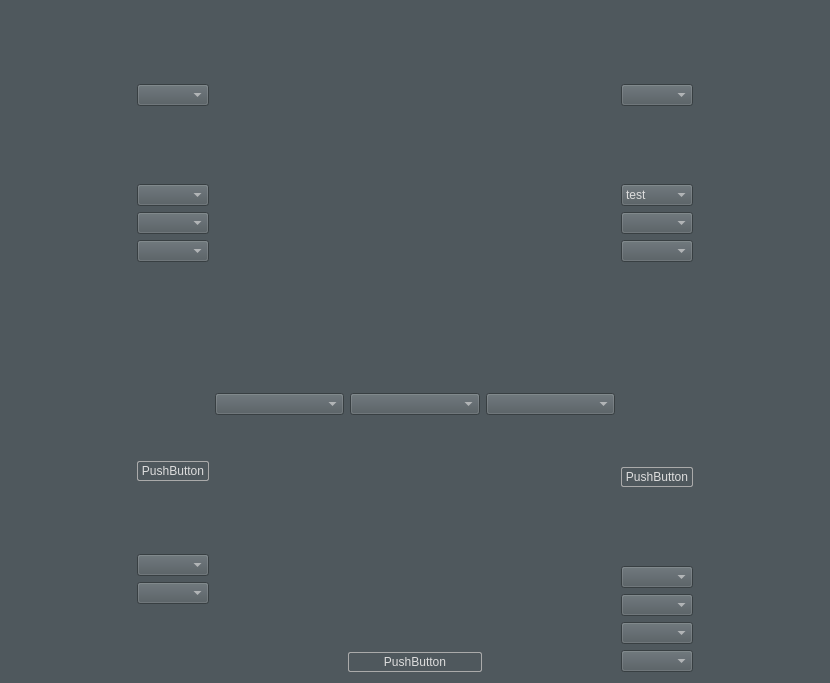
<?xml version="1.0" encoding="UTF-8"?>
<ui version="4.0">
 <class>Form</class>
 <widget class="QWidget" name="Form">
  <property name="geometry">
   <rect>
    <x>0</x>
    <y>0</y>
    <width>830</width>
    <height>683</height>
   </rect>
  </property>
  <property name="windowTitle">
   <string>Form</string>
  </property>
  <property name="styleSheet">
   <string notr="true">/* -*- css -*- */
QWidget {
	color: #dddddd;
	background-color: #4f585d;
	selection-background-color:#42abdd;
	selection-color: black;
	background-clip: border;
	border-image: none;
	outline: 0;
	font-family: &quot;Droid Sans&quot;, Arial;
}
QWidget:disabled {
	color: #404550;
	background-color: #4f585d;
}
QLineEdit {
	color: #dddddd;
	background-color: #1f2833;
	padding: 2px;
	border-style: solid;
	border: 1px solid #404550;
	border-radius: 2px;
	font-family: &quot;Droid Sans Mono&quot;, Consolas, Monospace;
}
QComboBox:editable {
	color: #000000;
	background-color: #e5e5f0;
}
QTextEdit {
	color: #dddddd;
	background-color: #1f2833;
	border: 1px solid #404550;
}
QPlainTextEdit {
	color: #dddddd;
	background-color: #1f2833;
	border-radius: 2px;
	border: 1px solid #404550;
}
QGroupBox {
	border:1px solid #404550;
	border-radius: 2px;
	margin-top: 2ex;
}
QGroupBox::title {
	subcontrol-origin: margin;
	subcontrol-position: top center;
	padding-left: 10px;
	padding-right: 10px;
}
QPushButton {
	border:1px solid #aaaaaa;
	border-radius: 2px;
	background: transparent;
	padding: 2px;
}
QPushButton:hover {
	border: 1px solid #cccccc;
}
QPushButton:pressed {
	border: 1px solid #42abdd;
}
QPushButton:focus {
	border: 1px solid #42abdd;
}
QToolButton {
	border:1px solid #aaaaaa;
	border-radius: 2px;
	background: transparent;
	padding: 2px;
}
QToolButton:hover {
	border: 1px solid #cccccc;
}
QToolButton:pressed {
	border: 1px solid #42abdd;
}
QToolButton:focus {
	border: 1px solid #42abdd;
}
QProgressBar:horizontal {
	border: 1px solid #404550;
	text-align: center;
	padding: 1px;
	background: #1f2833;
	height: 1.1em;
}
QProgressBar::chunk:horizontal {
	background-color: #42abdd;
}
QScrollBar:vertical {
	border: 1px solid #404550;
	border-radius: 2px;
	background: #1f2833;
	width: 10px;
	margin: 0;
}
QScrollBar::handle:vertical {
	border: none;
	border-radius: 2px;
	background: #42abdd;
	min-height: 20px;
}
QScrollBar::add-line:vertical {
	border: none;
	background: none;
	height: 0;
	subcontrol-position: bottom;
	subcontrol-origin: margin;
}
QScrollBar::sub-line:vertical {
	border: none;
	background: none;
	height: 0;
	subcontrol-position: top;
	subcontrol-origin: margin;
}
QScrollBar::up-arrow:vertical, QScrollBar::down-arrow:vertical {
	border: none;
	width: 0;
	height: 0;
	background: none;
}
QScrollBar::add-page:vertical, QScrollBar::sub-page:vertical {
	background: none;
}
QScrollBar:horizontal {
	border: 1px solid #404550;
	border-radius: 2px;
	background: #1f2833;
	height: 10px;
	margin: 0;
}
QScrollBar::handle:horizontal {
	border: none;
	border-radius: 2px;
	background: #42abdd;
	min-width: 20px;
}
QScrollBar::add-line:horizontal {
	border: none;
	background: none;
	width: 0;
	subcontrol-position: right;
	subcontrol-origin: margin;
}
QScrollBar::sub-line:horizontal {
	border: none;
	background: none;
	width: 0;
	subcontrol-position: left;
	subcontrol-origin: margin;
}
QScrollBar::left-arrow:horizontal, QScrollBar::right-arrow:horizontal {
	border: none;
	width: 0;
	height: 0;
	background: none;
}
QScrollBar::add-page:horizontal, QScrollBar::sub-page:horizontal {
	background: none;
}
QTabWidget:focus, QCheckBox:focus, QRadioButton:focus {
	border: none;
}
QTabWidget::pane {
	border: 1px solid #404550;
}
QTabBar::tab:top {
	border: 1px solid #404550;
	margin: 0;
	padding-left: 5px;
	padding-right: 5px;
	padding-top: 3px;
	padding-bottom: 2px;
	border-top-left-radius: 2px;
	border-top-right-radius: 2px;
}
QTabBar::tab:bottom {
	border: 1px solid #404550;
	margin: 0;
	padding-left: 5px;
	padding-right: 5px;
	padding-top: 3px;
	padding-bottom: 2px;
	border-bottom-left-radius: 2px;
	border-bottom-right-radius: 2px;
}
QTabBar::tab:top:last, QTabBar::tab:bottom:last {
}
QTabBar::tab:top:first:!selected, QTabBar::tab:bottom:first:!selected {
}
QTabBar::tab:top:!selected {
	color: #cccccc;
	background-color: #41484d;
}
QTabBar::tab:top:selected {
	border: 1px solid #42abdd;
	color: #ffffff;
}
QTabBar::tab:bottom:!selected {
	color: #cccccc;
	background-color: #41484d;
}
QTabBar::tab:bottom:selected {
	border: 1px solid #42abdd;
	color: #ffffff;
}
QTabBar::tab:left {
	border: 1px solid #404550;
	margin: 0;
	padding-left: 3px;
	padding-right: 2px;
	padding-top: 5px;
	padding-bottom: 5px;
	border-top-right-radius: 2px;
	border-bottom-right-radius: 2px;
}
QTabBar::tab:right {
	border: 1px solid #404550;
	margin: 0;
	padding-left: 3px;
	padding-right: 2px;
	padding-top: 5px;
	padding-bottom: 5px;
	border-top-left-radius: 2px;
	border-bottom-left-radius: 2px;
}
QTabBar::tab:left:!selected {
	color: #cccccc;
	background-color: #41484d;
}
QTabBar::tab:left:selected {
	border: 1px solid #42abdd;
	color: #ffffff;
}
QTabBar::tab:right:!selected {
	color: #cccccc;
	background-color: #41484d;
}
QTabBar::tab:right:selected {
	border: 1px solid #42abdd;
	color: #ffffff;
}
QCheckBox {
	outline: none;
	border: none;
}
QCheckBox::indicator {
	background-color: #1f2833;
	border-style: solid;
	border: 2px solid #1f2833;
	border-radius: 2px;
	width: 10px;
	height: 10px;
}
QCheckBox::indicator:pressed {
	border: 2px solid #1f2833;
	background-color: #42abdd;
}
QCheckBox::indicator:checked {
	border: 2px solid #1f2833;
	background-color: #42abdd;
}
QCheckBox::indicator:focus {
	border: 2px solid #c0c5d0;
}
QToolTip {
	color: #dddddd;
	background-color: #1f2833;
	border-radius: 2px;
	border: 1px solid #42abdd;
}

QComboBox[editable=&quot;false&quot;] {
	border:1px solid #aaaaaa;
	border-radius: 2px;
	padding-left: 2px;
	padding-right: 22px;
	padding-top: 2px;
	padding-bottom: 2px;
}
QComboBox[editable=&quot;false&quot;]:hover {
	border:1px solid #cccccc;
}
QComboBox[editable=&quot;false&quot;]:on {
	border:1px solid #42abdd;
}
QComboBox[editable=&quot;false&quot;]::drop-down {
	subcontrol-origin: padding;
	subcontrol-position: top right;
	width: 13px;
	border-left-style: solid;
	border-left-color: #aaaaaa;
	border-left-width: 1px;
}
QComboBox[editable=&quot;false&quot;]::drop-down:hover {
	border-left-color: #cccccc;
}
QComboBox[editable=&quot;false&quot;]::drop-down:on {
	border-left-color: #42abdd;
}
QComboBox[editable=&quot;false&quot;]::down-arrow {
	subcontrol-origin: content;
	subcontrol-position: center;
	position: relative;
	image: url(res/down-gray.svg);
	width: 10px;
	height: 10px;	
}

QComboBox[editable=&quot;false&quot;]::down-arrow:on {
	position: relative;
	image: url(res/down-blue.svg);
}
QListView {
	border:1px solid #42abdd;
}
</string>
  </property>
  <layout class="QHBoxLayout" name="horizontalLayout_5">
   <item>
    <spacer name="horizontalSpacer_18">
     <property name="orientation">
      <enum>Qt::Horizontal</enum>
     </property>
     <property name="sizeHint" stdset="0">
      <size>
       <width>98</width>
       <height>20</height>
      </size>
     </property>
    </spacer>
   </item>
   <item>
    <layout class="QVBoxLayout" name="verticalLayout_6">
     <item>
      <layout class="QHBoxLayout" name="horizontalLayout_3">
       <item>
        <layout class="QVBoxLayout" name="verticalLayout_2">
         <item>
          <spacer name="verticalSpacer_9">
           <property name="orientation">
            <enum>Qt::Vertical</enum>
           </property>
           <property name="sizeHint" stdset="0">
            <size>
             <width>20</width>
             <height>73</height>
            </size>
           </property>
          </spacer>
         </item>
         <item>
          <widget class="QComboBox" name="comboBox_16"/>
         </item>
         <item>
          <spacer name="verticalSpacer">
           <property name="orientation">
            <enum>Qt::Vertical</enum>
           </property>
           <property name="sizeHint" stdset="0">
            <size>
             <width>20</width>
             <height>72</height>
            </size>
           </property>
          </spacer>
         </item>
         <item>
          <widget class="QComboBox" name="comboBox_10"/>
         </item>
         <item>
          <widget class="QComboBox" name="comboBox_9"/>
         </item>
         <item>
          <widget class="QComboBox" name="comboBox_15"/>
         </item>
        </layout>
       </item>
       <item>
        <widget class="QWidget" name="widget_2" native="true">
         <property name="sizePolicy">
          <sizepolicy hsizetype="MinimumExpanding" vsizetype="MinimumExpanding">
           <horstretch>0</horstretch>
           <verstretch>0</verstretch>
          </sizepolicy>
         </property>
         <property name="minimumSize">
          <size>
           <width>400</width>
           <height>225</height>
          </size>
         </property>
         <property name="styleSheet">
          <string notr="true">QWidget{ 
	background: url(res/sc-back.svg);
	background-position: center center;
	background-repeat: no-repeat;
} 
</string>
         </property>
        </widget>
       </item>
       <item>
        <layout class="QVBoxLayout" name="verticalLayout_3">
         <item>
          <spacer name="verticalSpacer_10">
           <property name="orientation">
            <enum>Qt::Vertical</enum>
           </property>
           <property name="sizeHint" stdset="0">
            <size>
             <width>20</width>
             <height>73</height>
            </size>
           </property>
          </spacer>
         </item>
         <item>
          <widget class="QComboBox" name="comboBox_6"/>
         </item>
         <item>
          <spacer name="verticalSpacer_2">
           <property name="orientation">
            <enum>Qt::Vertical</enum>
           </property>
           <property name="sizeHint" stdset="0">
            <size>
             <width>20</width>
             <height>72</height>
            </size>
           </property>
          </spacer>
         </item>
         <item>
          <widget class="QComboBox" name="comboBox_8">
           <item>
            <property name="text">
             <string>test</string>
            </property>
           </item>
           <item>
            <property name="text">
             <string>test</string>
            </property>
           </item>
          </widget>
         </item>
         <item>
          <widget class="QComboBox" name="comboBox_7"/>
         </item>
         <item>
          <widget class="QComboBox" name="comboBox_17"/>
         </item>
        </layout>
       </item>
      </layout>
     </item>
     <item>
      <spacer name="verticalSpacer_6">
       <property name="orientation">
        <enum>Qt::Vertical</enum>
       </property>
       <property name="sizeHint" stdset="0">
        <size>
         <width>20</width>
         <height>36</height>
        </size>
       </property>
      </spacer>
     </item>
     <item>
      <layout class="QHBoxLayout" name="horizontalLayout_4">
       <item>
        <layout class="QVBoxLayout" name="verticalLayout_4">
         <item>
          <spacer name="verticalSpacer_4">
           <property name="orientation">
            <enum>Qt::Vertical</enum>
           </property>
           <property name="sizeHint" stdset="0">
            <size>
             <width>20</width>
             <height>40</height>
            </size>
           </property>
          </spacer>
         </item>
         <item>
          <widget class="QPushButton" name="pushButton">
           <property name="text">
            <string>PushButton</string>
           </property>
          </widget>
         </item>
         <item>
          <spacer name="verticalSpacer_3">
           <property name="orientation">
            <enum>Qt::Vertical</enum>
           </property>
           <property name="sizeHint" stdset="0">
            <size>
             <width>20</width>
             <height>60</height>
            </size>
           </property>
          </spacer>
         </item>
         <item>
          <widget class="QComboBox" name="comboBox_18"/>
         </item>
         <item>
          <widget class="QComboBox" name="comboBox_19"/>
         </item>
         <item>
          <spacer name="verticalSpacer_8">
           <property name="orientation">
            <enum>Qt::Vertical</enum>
           </property>
           <property name="sizeHint" stdset="0">
            <size>
             <width>20</width>
             <height>60</height>
            </size>
           </property>
          </spacer>
         </item>
        </layout>
       </item>
       <item>
        <layout class="QVBoxLayout" name="verticalLayout">
         <item>
          <layout class="QHBoxLayout" name="horizontalLayout">
           <item>
            <widget class="QComboBox" name="comboBox_5">
             <property name="sizePolicy">
              <sizepolicy hsizetype="Expanding" vsizetype="Fixed">
               <horstretch>0</horstretch>
               <verstretch>0</verstretch>
              </sizepolicy>
             </property>
            </widget>
           </item>
           <item>
            <widget class="QComboBox" name="comboBox_12">
             <property name="sizePolicy">
              <sizepolicy hsizetype="Expanding" vsizetype="Fixed">
               <horstretch>0</horstretch>
               <verstretch>0</verstretch>
              </sizepolicy>
             </property>
            </widget>
           </item>
           <item>
            <widget class="QComboBox" name="comboBox">
             <property name="sizePolicy">
              <sizepolicy hsizetype="Expanding" vsizetype="Fixed">
               <horstretch>0</horstretch>
               <verstretch>0</verstretch>
              </sizepolicy>
             </property>
            </widget>
           </item>
          </layout>
         </item>
         <item>
          <widget class="QWidget" name="widget_3" native="true">
           <property name="sizePolicy">
            <sizepolicy hsizetype="MinimumExpanding" vsizetype="MinimumExpanding">
             <horstretch>0</horstretch>
             <verstretch>0</verstretch>
            </sizepolicy>
           </property>
           <property name="minimumSize">
            <size>
             <width>400</width>
             <height>225</height>
            </size>
           </property>
           <property name="styleSheet">
            <string notr="true">QWidget{ 
	background: url(res/sc-front.svg);
	background-position: center center;
	background-repeat: no-repeat;
} 
</string>
           </property>
          </widget>
         </item>
         <item>
          <layout class="QHBoxLayout" name="horizontalLayout_2">
           <item>
            <spacer name="horizontalSpacer_4">
             <property name="orientation">
              <enum>Qt::Horizontal</enum>
             </property>
             <property name="sizeType">
              <enum>QSizePolicy::Expanding</enum>
             </property>
             <property name="sizeHint" stdset="0">
              <size>
               <width>110</width>
               <height>20</height>
              </size>
             </property>
            </spacer>
           </item>
           <item>
            <widget class="QPushButton" name="pushButton_3">
             <property name="sizePolicy">
              <sizepolicy hsizetype="MinimumExpanding" vsizetype="Fixed">
               <horstretch>0</horstretch>
               <verstretch>0</verstretch>
              </sizepolicy>
             </property>
             <property name="text">
              <string>PushButton</string>
             </property>
            </widget>
           </item>
           <item>
            <spacer name="horizontalSpacer_5">
             <property name="orientation">
              <enum>Qt::Horizontal</enum>
             </property>
             <property name="sizeType">
              <enum>QSizePolicy::Expanding</enum>
             </property>
             <property name="sizeHint" stdset="0">
              <size>
               <width>109</width>
               <height>20</height>
              </size>
             </property>
            </spacer>
           </item>
          </layout>
         </item>
        </layout>
       </item>
       <item>
        <layout class="QVBoxLayout" name="verticalLayout_5">
         <item>
          <spacer name="verticalSpacer_5">
           <property name="orientation">
            <enum>Qt::Vertical</enum>
           </property>
           <property name="sizeHint" stdset="0">
            <size>
             <width>20</width>
             <height>40</height>
            </size>
           </property>
          </spacer>
         </item>
         <item>
          <widget class="QPushButton" name="pushButton_2">
           <property name="text">
            <string>PushButton</string>
           </property>
          </widget>
         </item>
         <item>
          <spacer name="verticalSpacer_7">
           <property name="orientation">
            <enum>Qt::Vertical</enum>
           </property>
           <property name="sizeHint" stdset="0">
            <size>
             <width>20</width>
             <height>60</height>
            </size>
           </property>
          </spacer>
         </item>
         <item>
          <widget class="QComboBox" name="comboBox_4"/>
         </item>
         <item>
          <widget class="QComboBox" name="comboBox_11"/>
         </item>
         <item>
          <widget class="QComboBox" name="comboBox_13"/>
         </item>
         <item>
          <widget class="QComboBox" name="comboBox_14"/>
         </item>
        </layout>
       </item>
      </layout>
     </item>
    </layout>
   </item>
   <item>
    <spacer name="horizontalSpacer_19">
     <property name="orientation">
      <enum>Qt::Horizontal</enum>
     </property>
     <property name="sizeHint" stdset="0">
      <size>
       <width>98</width>
       <height>20</height>
      </size>
     </property>
    </spacer>
   </item>
  </layout>
 </widget>
 <resources/>
 <connections/>
</ui>
